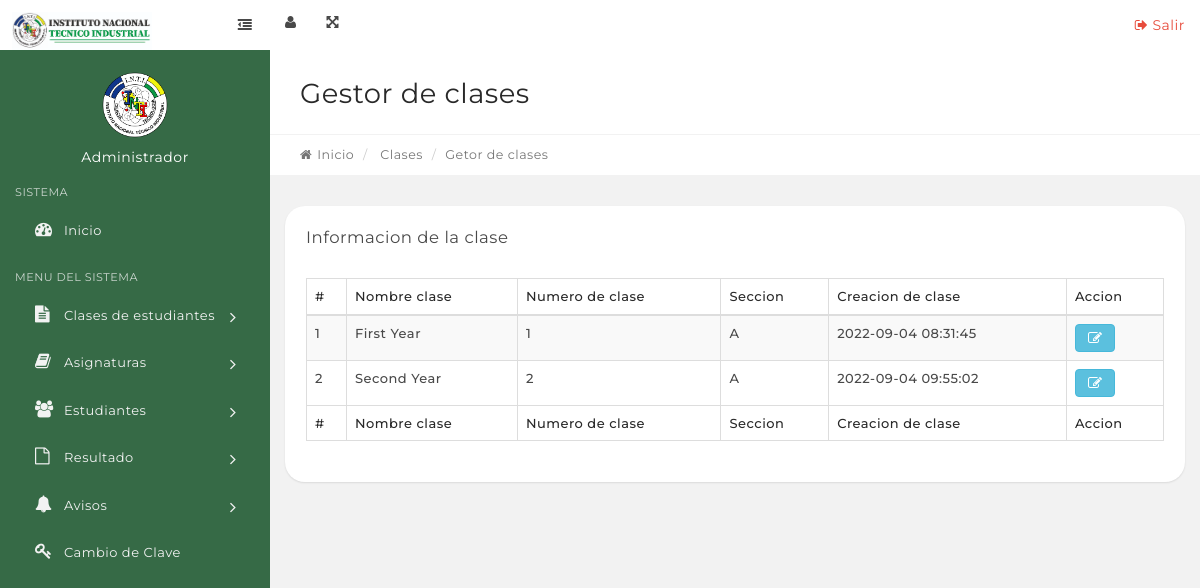
/manage-classes.php, run on the app's committed database.
### tables this page shows
CREATE TABLE `tblclasses` (
  `id` int(11) NOT NULL,
  `ClassName` varchar(80) DEFAULT NULL,
  `ClassNameNumeric` int(4) DEFAULT NULL,
  `Section` varchar(5) DEFAULT NULL,
  `CreationDate` timestamp NULL DEFAULT CURRENT_TIMESTAMP,
  `UpdationDate` timestamp NULL DEFAULT NULL
);

### manage-classes.php (the view, shortened to what this page needs)
<?php
include('includes/config.php');
if(strlen($_SESSION['alogin'])=="")
    {
    header("Location: inicio.php");
    }
    else{
?>
<link rel="stylesheet" type="text/css" href="assets/js/DataTables/datatables.min.css"/>
   <?php include('includes/topbar.php');?>
            <div class="content-wrapper">
                <div class="content-container">
<?php include('includes/leftbar.php');?>
                    <div class="main-page">
                        <div class="container-fluid">
                            <div class="row page-title-div">
                                <div class="col-md-6">
                                    <h2 class="title">Gestor de clases</h2>
                                </div>
                            </div>
                            <div class="row breadcrumb-div">
                                <div class="col-md-6">
                                    <ul class="breadcrumb">
            							<li><a href="dashboard.php"><i class="fa fa-home"></i>Inicio</a></li>
                                        <li> Clases</li>
            							<li class="active">Getor de clases</li>
            						</ul>
                                </div>
                            </div>
                        </div>
                        <section class="section">
                            <div class="container-fluid">
                                <div class="row">
                                    <div class="col-md-12">
                                        <div class="panel">
                                            <div class="panel-heading">
                                                <div class="panel-title">
                                                    <h5>Informacion de la clase</h5>
                                                </div>
                                            </div>
                                            <div class="panel-body p-20">
                                                <table id="example" class="display table table-striped table-bordered" cellspacing="0" width="100%">
                                                    <thead>
                                                        <tr>
                                                            <th>#</th>
                                                            <th>Nombre clase</th>
                                                            <th>Numero de clase</th>
                                                            <th>Seccion</th>
                                                            <th>Creacion de clase</th>
                                                            <th>Accion</th>
                                                        </tr>
                                                    </thead>
                                                    <tfoot>
                                                        <tr>
                                                            <th>#</th>
                                                            <th>Nombre clase</th>
                                                            <th>Numero de clase</th>
                                                            <th>Seccion</th>
                                                            <th>Creacion de clase</th>
                                                            <th>Accion</th>
                                                        </tr>
                                                    </tfoot>
                                                    <tbody>
<?php $sql = "SELECT * from tblclasses";
$query = $dbh->prepare($sql);
$query->execute();
$results=$query->fetchAll(PDO::FETCH_OBJ);
$cnt=1;
if($query->rowCount() > 0)
{
foreach($results as $result)
{   ?>
<tr>
 <td><?php echo htmlentities($cnt);?></td>
                                                            <td><?php echo htmlentities($result->ClassName);?></td>
                                                            <td><?php echo htmlentities($result->ClassNameNumeric);?></td>
                                                            <td><?php echo htmlentities($result->Section);?></td>
                                                            <td><?php echo htmlentities($result->CreationDate);?></td>
<td>
<a href="edit-class.php?classid=<?php echo htmlentities($result->id);?>" class="btn btn-info"><i class="fa fa-edit" title="Edit Record"></i> </a>
</td>
</tr>
<?php $cnt=$cnt+1;}} ?>
                                                    </tbody>
                                                </table>
                                            </div>
                                        </div>
                                    </div>
                                                </div>
                                            </div>
                                        </div>
                                    </div>
                                </div>
                            </div>
<?php include('includes/footer.php');?>
<?php } ?>

### data on the page
tblclasses: ClassName "First Year", ClassNameNumeric "1", Section "A", CreationDate "2022-09-04 08:31:45"
tblclasses: ClassName "Second Year", ClassNameNumeric "2", Section "A", CreationDate "2022-09-04 09:55:02"
